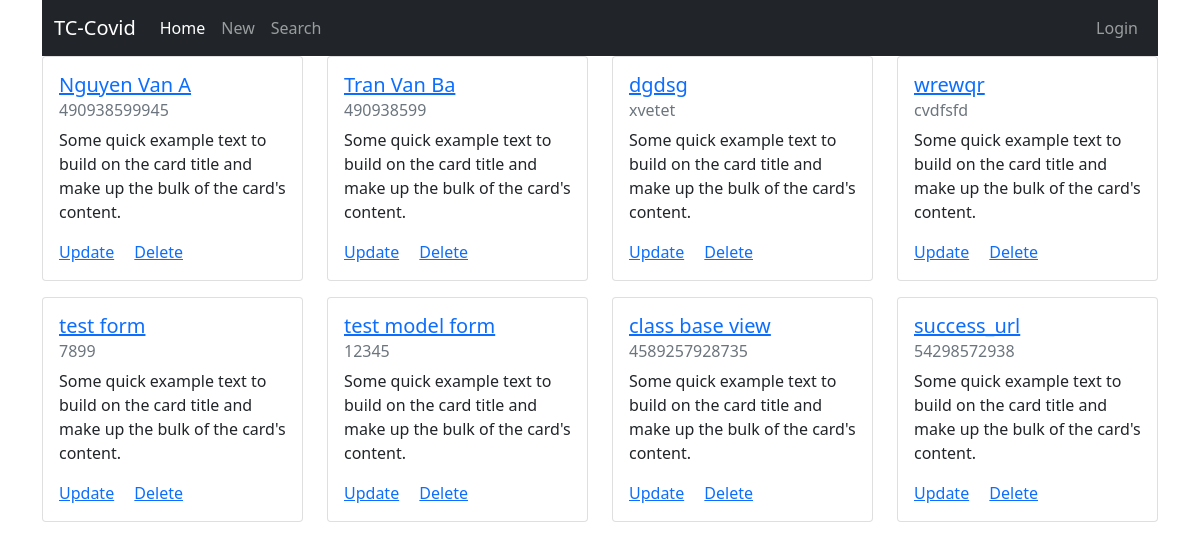
Screenshot of /tiemchung/ with the database file from the repository.
### tiemchung/models.py (models this page shows, shortened)
class Dan(models.Model):
    cccd = models.CharField(max_length=20, unique=True)
    ten = models.CharField(max_length=50)
    created = models.DateTimeField(auto_now_add=True)
    class Meta:
        verbose_name_plural = 'Dan'

### tiemchung/views.py (the view)
# urls.py: path('', DanListView.as_view(), name='dan-list'),
class DanListView(generic.ListView):
    template_name = 'tiemchung/list.html'
    queryset = Dan.objects.all()

### tiemchung/templates/tiemchung/list.html (shortened to what this page needs)
{% extends "base.html" %}
{% block content %}
<div class="row">
{% for dan in object_list %}
    <div class="col col-3 mb-3">
        <div class="card" style="">
        <div class="card-body">
            <h5 class="card-title"><a href="{% url 'tiemchung:dan-detail' dan.pk %}">{{ dan.ten }}</a></h5>
            <h6 class="card-subtitle mb-2 text-muted">{{ dan.cccd }}</h6>
            <p class="card-text">Some quick example text to build on the card title and make up the bulk of the card's content.</p>
            <a href="{% url 'tiemchung:dan-update' dan.pk %}" class="card-link">Update</a>
            <a href="{% url 'tiemchung:dan-delete' dan.pk %}" class="card-link">Delete</a>
        </div>
        </div>
    </div>
{% endfor %}
</div>
{% endblock content %}

### rows the page displays
Dan: ten "Nguyen Van A", cccd "490938599945"
Dan: ten "Tran Van Ba", cccd "490938599"
Dan: ten "dgdsg", cccd "xvetet"
Dan: ten "wrewqr", cccd "cvdfsfd"
Dan: ten "test form", cccd "7899"
Dan: ten "test model form", cccd "12345"
Dan: ten "class base view", cccd "4589257928735"
Dan: ten "success_url", cccd "54298572938"
